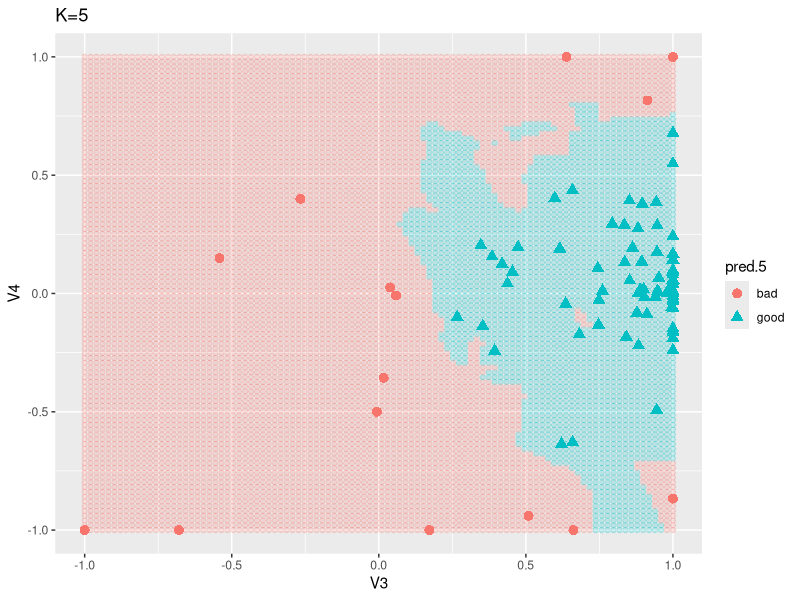
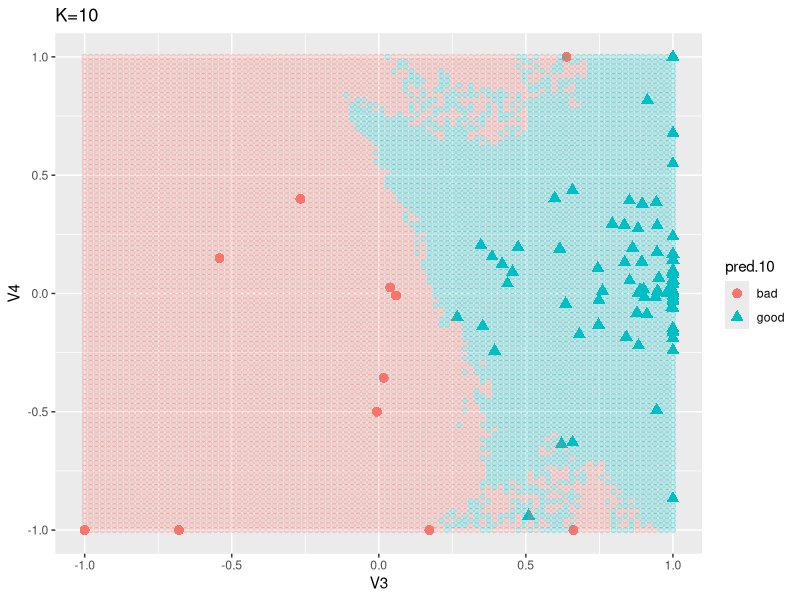
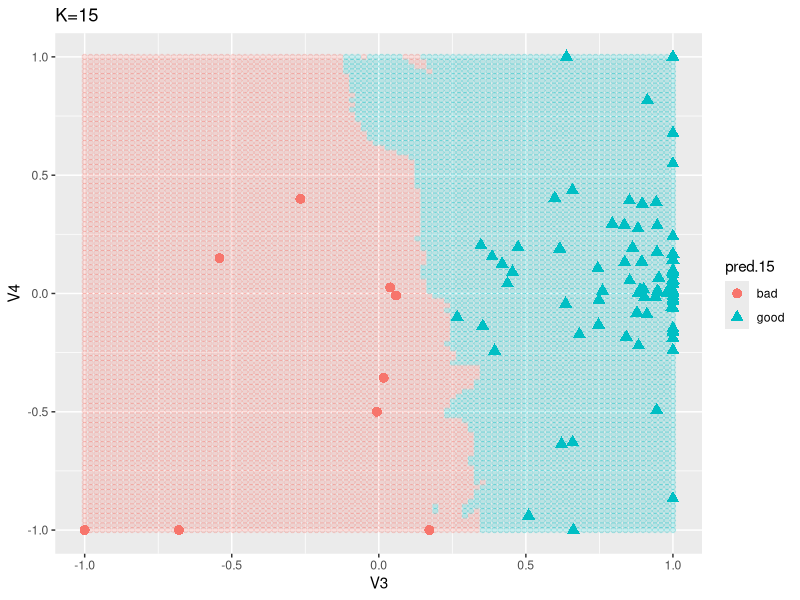

Reproduce these figures in R, in order.
## ---- chunk 1
knitr::opts_chunk$set(echo = TRUE, collapse=TRUE, result="hold", fig.align="center",  warning=FALSE, message=FALSE)
## ---- chunk 2
library(dplyr)
library(ggplot2)
## ---- chunk 3
library(class)
library(mlbench)
data(Ionosphere) # total of 351 observations
ion <- select(Ionosphere, V3, V4, Class) %>% distinct #remove duplicated rows

set.seed(1234) # set random number generator seed for sampling
ion.train <- ion %>% dplyr::sample_n(200) # breaking into training set (sampling first 200) 
ion.test <- dplyr::setdiff(ion, ion.train) # and a testing set (the rest)

train.data <- ion.train %>% select(-Class)
test.data <- ion.test %>% select(-Class)
train.label <- ion.train$Class
test.label <- ion.test$Class

set.seed(1234)
knn.pred.1 <- knn(train.data, test.data, train.label, 1) #K=1
table(knn.pred.1, test.label)

set.seed(1234)
knn.pred.10 <- knn(train.data, test.data, train.label, 10) #K=10
table(knn.pred.10, test.label)

set.seed(1234)
knn.pred.100 <- knn(train.data, test.data, train.label, 100) #K=100
table(knn.pred.100, test.label)
## ---- chunk 4
test <- test.data %>% mutate(
  pred.5 = knn(train.data, test.data, train.label, 5),
  pred.10 = knn(train.data, test.data, train.label, 10),
  pred.15 = knn(train.data, test.data, train.label, 15)
)

# create underlying grid
grid <- expand.grid(
  V3=seq(-1,1,length.out=100),
  V4=seq(-1,1,length.out=100)) 

set.seed(1234)
grid5.pred <-  knn(train.data, grid, train.label, 5) # K=5 for grid

set.seed(1234)
grid10.pred <-  knn(train.data, grid, train.label, 10) # K=10 for grid

set.seed(1234)
grid15.pred <-  knn(train.data, grid, train.label, 15) # K=15 for grid


# k=5
ggplot(test, aes(x=V3, y=V4)) +
  geom_point(aes(pch=pred.5, color=pred.5), size=3) +
  geom_point(data=grid, mapping=aes(x=V3, y=V4, color=grid5.pred), alpha=.2) +
  ggtitle("K=5")

# k=10
ggplot(test, aes(x=V3, y=V4)) +
  geom_point(aes(pch=pred.10, color=pred.10), size=3) +
  geom_point(data=grid, mapping=aes(x=V3, y=V4, color=grid10.pred), alpha=.2) +
  ggtitle("K=10")

# k=15
ggplot(test, aes(x=V3, y=V4)) +
  geom_point(aes(pch=pred.15, color=pred.15), size=3) +
  geom_point(data=grid, mapping=aes(x=V3, y=V4, color=grid15.pred), alpha=.2) +
  ggtitle("K=15")

